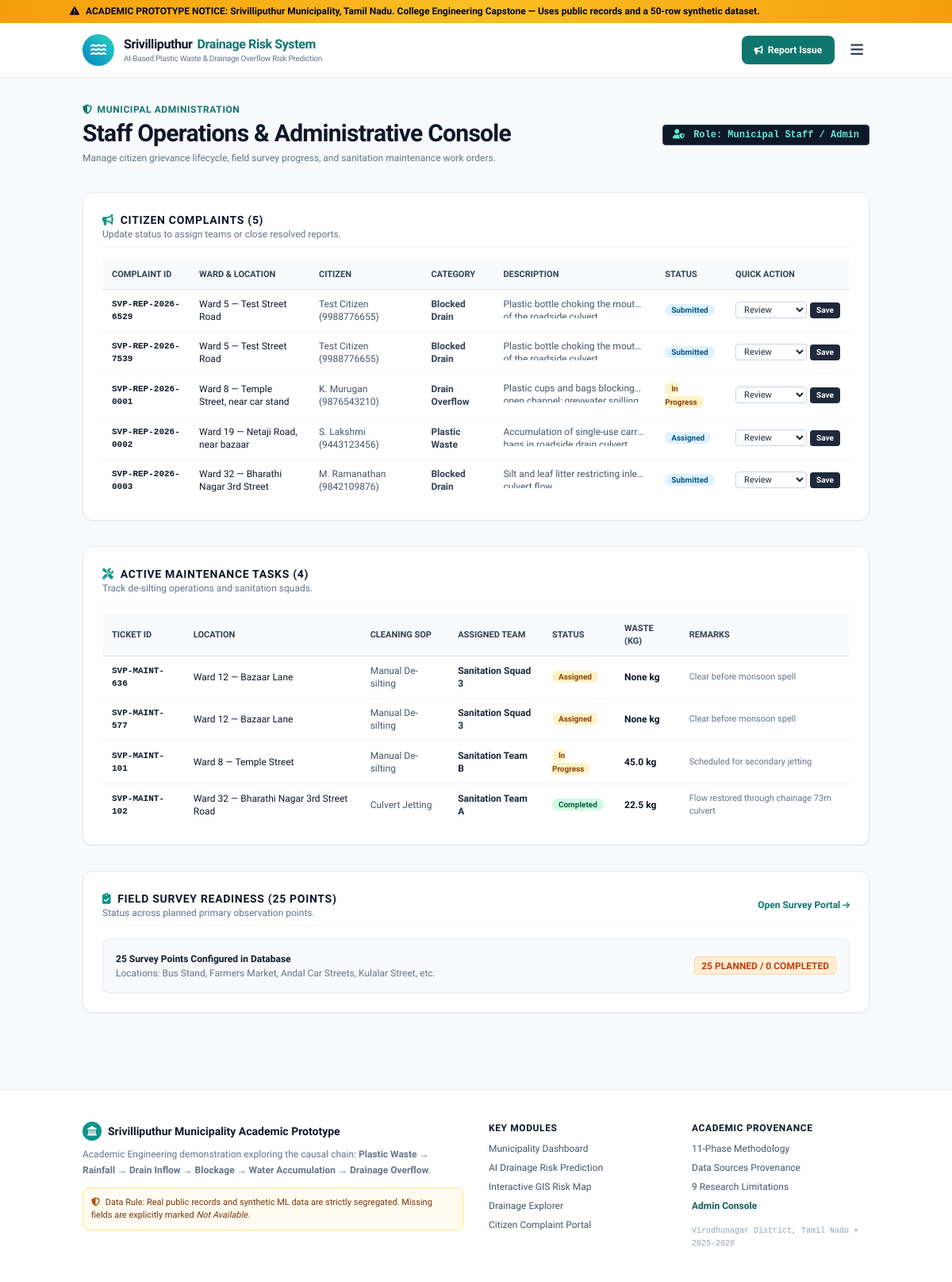
/admin, run on an earlier commit of the app's database.
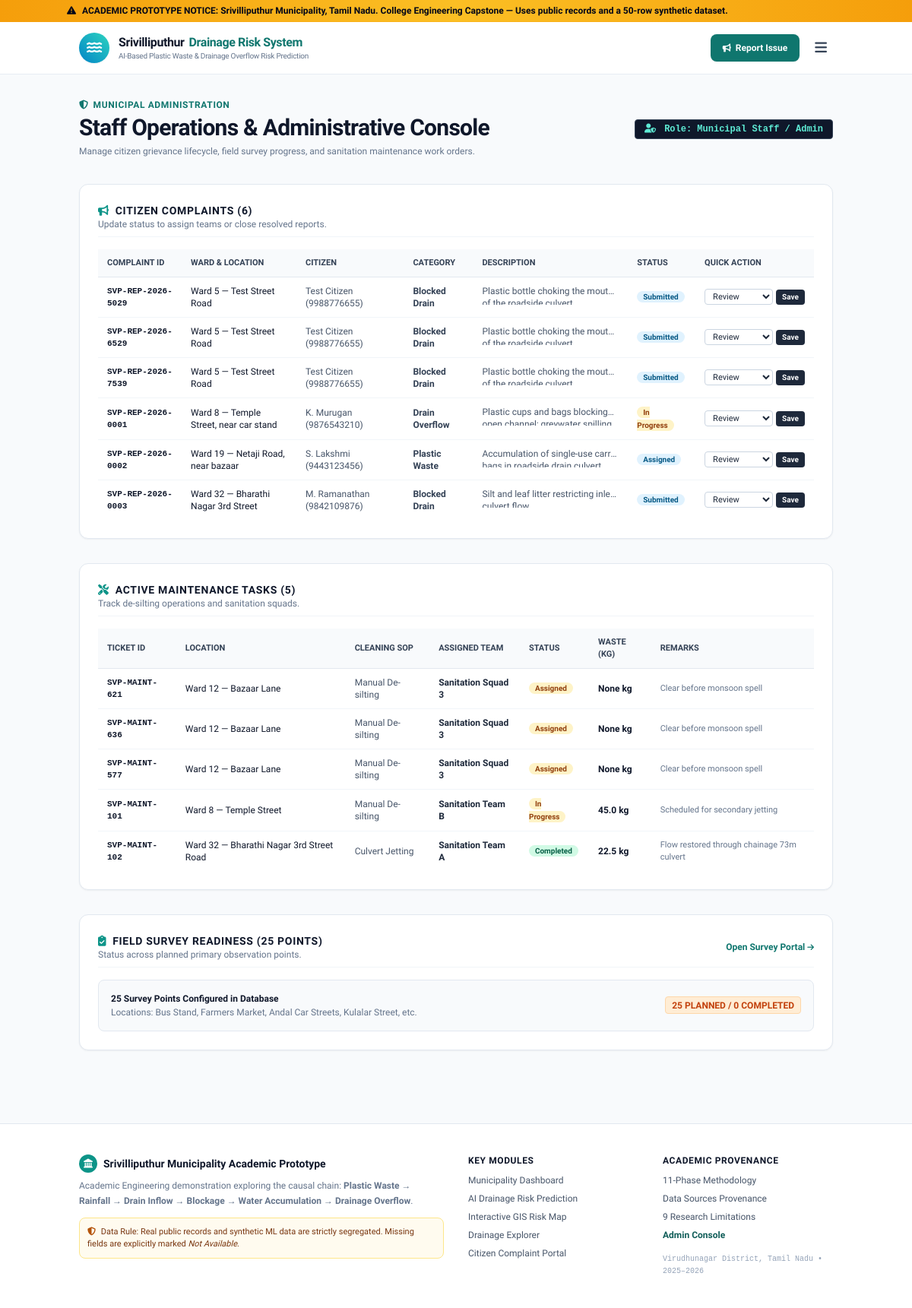
And on a later commit of the database.
### tables this page shows
CREATE TABLE citizen_reports (
        id INTEGER PRIMARY KEY AUTOINCREMENT,
        complaint_id TEXT UNIQUE NOT NULL,
        name TEXT,
        phone TEXT,
        email TEXT,
        ward_no INTEGER,
        street_location TEXT NOT NULL,
        gps_lat REAL,
        gps_lng REAL,
        issue_type TEXT NOT NULL,
        description TEXT NOT NULL,
        photo_filename TEXT,
        status TEXT NOT NULL DEFAULT 'Submitted',
        created_at TIMESTAMP DEFAULT CURRENT_TIMESTAMP,
        updated_at TIMESTAMP DEFAULT CURRENT_TIMESTAMP
    );

CREATE TABLE maintenance_records (
        id INTEGER PRIMARY KEY AUTOINCREMENT,
        ticket_id TEXT UNIQUE NOT NULL,
        drain_id TEXT,
        ward_no INTEGER,
        street TEXT NOT NULL,
        issue_description TEXT NOT NULL,
        cleaning_type TEXT,
        cleaning_date TEXT,
        waste_removed_kg REAL,
        assigned_team TEXT,
        status TEXT NOT NULL DEFAULT 'Pending',
        completion_date TEXT,
        photo_evidence TEXT,
        remarks TEXT,
        updated_at TIMESTAMP DEFAULT CURRENT_TIMESTAMP
    );

### app.py (the view)
@app.route('/admin')
def admin():
    conn = get_db()
    c = conn.cursor()
    c.execute("SELECT * FROM citizen_reports ORDER BY created_at DESC")
    reports = [dict(row) for row in c.fetchall()]
    c.execute("SELECT * FROM maintenance_records ORDER BY updated_at DESC")
    maint = [dict(row) for row in c.fetchall()]
    c.execute("SELECT * FROM field_surveys")
    surveys = [dict(row) for row in c.fetchall()]
    conn.close()
    return render_template('admin.html', reports=reports, maintenance=maint, surveys=surveys)

### app.py (called while the page is built)
def get_db():
    conn = sqlite3.connect(str(DB_PATH))
    conn.row_factory = sqlite3.Row
    return conn

@app.context_processor
def inject_global_context():
    return {
        'project_title': 'AI-Based Plastic Waste & Drainage Overflow Risk Prediction System',
        'municipality_name': 'Srivilliputhur Municipality',
        'state_name': 'Tamil Nadu',
        'prototype_disclaimer': 'Academic Demonstration Prototype — Built using public municipal records and a 50-row synthetic ML dataset. Not an official municipal deployment.',
        'current_year': '2026'
    }

### templates/admin.html (shortened to what this page needs)
{% extends "base.html" %}
{% block content %}
<div class="container mx-auto px-4 py-8">
  <div class="flex flex-col md:flex-row md:items-center justify-between gap-4 mb-8">
    <div>
      <div class="text-xs font-bold text-teal-700 uppercase tracking-wider mb-1 flex items-center gap-1.5">
        <i class="fa-solid fa-shield-halved"></i> Municipal Administration
      </div>
      <h1 class="text-2xl md:text-3xl font-extrabold text-slate-900 tracking-tight">
        Staff Operations & Administrative Console
      </h1>
      <p class="text-xs text-slate-500 mt-1 leading-relaxed">
        Manage citizen grievance lifecycle, field survey progress, and sanitation maintenance work orders.
      </p>
    </div>
    <div class="flex items-center gap-2 self-start md:self-auto">
      <span class="px-3 py-1 bg-slate-900 text-teal-300 rounded font-mono text-xs font-bold border border-slate-700">
        <i class="fa-solid fa-user-shield mr-1"></i> Role: Municipal Staff / Admin
      </span>
    </div>
  </div>
  <div class="space-y-8">
    <div class="bg-white border border-slate-200 rounded-xl p-6 shadow-sm">
      <div class="flex items-center justify-between mb-4 pb-2 border-b border-slate-100">
        <div>
          <h2 class="text-sm font-bold text-slate-900 uppercase tracking-wider flex items-center gap-2">
            <i class="fa-solid fa-bullhorn text-teal-600"></i> Citizen Complaints ({{ reports|length }})
          </h2>
          <p class="text-xs text-slate-500">Update status to assign teams or close resolved reports.</p>
        </div>
      </div>
      <div class="overflow-x-auto">
        <table class="w-full text-xs text-left">
          <thead class="bg-slate-50 text-slate-700 font-semibold border-b border-slate-200 uppercase text-[11px]">
            <tr>
              <th class="px-3 py-2.5">Complaint ID</th>
              <th class="px-3 py-2.5">Ward & Location</th>
              <th class="px-3 py-2.5">Citizen</th>
              <th class="px-3 py-2.5">Category</th>
              <th class="px-3 py-2.5">Description</th>
              <th class="px-3 py-2.5">Status</th>
              <th class="px-3 py-2.5">Quick Action</th>
            </tr>
          </thead>
          <tbody class="divide-y divide-slate-100">
            {% for r in reports %}
            <tr class="hover:bg-slate-50 transition">
              <td class="px-3 py-2.5 font-bold text-slate-900 font-mono text-[11px]">{{ r.complaint_id }}</td>
              <td class="px-3 py-2.5 text-slate-900 font-medium">Ward {{ r.ward_no }} — {{ r.street_location }}</td>
              <td class="px-3 py-2.5 text-slate-600">{{ r.name }} ({{ r.phone }})</td>
              <td class="px-3 py-2.5 text-slate-700 font-semibold">{{ r.issue_type }}</td>
              <td class="px-3 py-2.5 text-slate-600 max-w-xs line-clamp-1">{{ r.description }}</td>
              <td class="px-3 py-2.5">
                <span class="px-2 py-0.5 rounded-full text-[10px] font-bold {% if r.status == 'Resolved' %}bg-emerald-100 text-emerald-800{% elif r.status == 'In Progress' %}bg-amber-100 text-amber-800{% else %}bg-sky-100 text-sky-800{% endif %}">
                  {{ r.status }}
                </span>
              </td>
              <td class="px-3 py-2.5">
                <form action="{{ url_for('api_maintenance') }}" method="POST" class="flex items-center gap-1">
                  <select name="status_update" class="text-[11px] bg-white border border-slate-300 rounded px-1.5 py-0.5">
                    <option value="Under Review">Review</option>
                  </select>
                  <button type="button" onclick="alert('Status updated for {{ r.complaint_id }}')" class="px-2 py-0.5 bg-slate-800 hover:bg-slate-700 text-white rounded text-[10px] font-semibold">
                    Save
                  </button>
                </form>
              </td>
            </tr>
            {% endfor %}
          </tbody>
        </table>
      </div>
    </div>
    <div class="bg-white border border-slate-200 rounded-xl p-6 shadow-sm">
      <div class="flex items-center justify-between mb-4 pb-2 border-b border-slate-100">
        <div>
          <h2 class="text-sm font-bold text-slate-900 uppercase tracking-wider flex items-center gap-2">
            <i class="fa-solid fa-screwdriver-wrench text-teal-600"></i> Active Maintenance Tasks ({{ maintenance|length }})
          </h2>
          <p class="text-xs text-slate-500">Track de-silting operations and sanitation squads.</p>
        </div>
      </div>
      <div class="overflow-x-auto">
        <table class="w-full text-xs text-left">
          <thead class="bg-slate-50 text-slate-700 font-semibold border-b border-slate-200 uppercase text-[11px]">
            <tr>
              <th class="px-3 py-2.5">Ticket ID</th>
              <th class="px-3 py-2.5">Location</th>
              <th class="px-3 py-2.5">Cleaning SOP</th>
              <th class="px-3 py-2.5">Assigned Team</th>
              <th class="px-3 py-2.5">Status</th>
              <th class="px-3 py-2.5">Waste (kg)</th>
              <th class="px-3 py-2.5">Remarks</th>
            </tr>
          </thead>
          <tbody class="divide-y divide-slate-100">
            {% for m in maintenance %}
            <tr class="hover:bg-slate-50 transition">
              <td class="px-3 py-2.5 font-bold text-slate-900 font-mono text-[11px]">{{ m.ticket_id }}</td>
              <td class="px-3 py-2.5 text-slate-900 font-medium">Ward {{ m.ward_no }} — {{ m.street }}</td>
              <td class="px-3 py-2.5 text-slate-600">{{ m.cleaning_type }}</td>
              <td class="px-3 py-2.5 font-semibold text-slate-800">{{ m.assigned_team }}</td>
              <td class="px-3 py-2.5">
                <span class="px-2 py-0.5 rounded-full text-[10px] font-bold {% if m.status == 'Completed' %}bg-emerald-100 text-emerald-800{% else %}bg-amber-100 text-amber-800{% endif %}">
                  {{ m.status }}
                </span>
              </td>
              <td class="px-3 py-2.5 font-bold text-slate-900">{{ m.waste_removed_kg }} kg</td>
              <td class="px-3 py-2.5 text-slate-500 text-[11px]">{{ m.remarks }}</td>
            </tr>
            {% endfor %}
          </tbody>
        </table>
      </div>
    </div>
    <div class="bg-white border border-slate-200 rounded-xl p-6 shadow-sm">
      <div class="flex items-center justify-between mb-4 pb-2 border-b border-slate-100">
        <div>
          <h2 class="text-sm font-bold text-slate-900 uppercase tracking-wider flex items-center gap-2">
            <i class="fa-solid fa-clipboard-check text-teal-600"></i> Field Survey Readiness (25 Points)
          </h2>
          <p class="text-xs text-slate-500">Status across planned primary observation points.</p>
        </div>
        <a href="{{ url_for('field_survey') }}" class="text-xs font-semibold text-teal-700 hover:text-teal-900">
          Open Survey Portal <i class="fa-solid fa-arrow-right text-[10px]"></i>
        </a>
      </div>
      <div class="p-4 bg-slate-50 border border-slate-200 rounded-lg flex items-center justify-between text-xs">
        <div>
          <div class="font-bold text-slate-900">25 Survey Points Configured in Database</div>
          <div class="text-slate-500 mt-0.5">Locations: Bus Stand, Farmers Market, Andal Car Streets, Kulalar Street, etc.</div>
        </div>
        <span class="badge-status-field-required font-bold">25 PLANNED / 0 COMPLETED</span>
      </div>
    </div>
  </div>
</div>
{% endblock %}

### templates/base.html (shortened to what this page needs)
<!DOCTYPE html>
<html lang="en">
<head>
  <script src="https://cdn.tailwindcss.com"></script>
  <link rel="stylesheet" href="https://cdnjs.cloudflare.com/ajax/libs/font-awesome/6.5.1/css/all.min.css">
  <link rel="stylesheet" href="{{ url_for('static', filename='css/custom.css') }}">
  <link rel="stylesheet" href="https://cdnjs.cloudflare.com/ajax/libs/leaflet/1.9.4/leaflet.min.css" />
</head>
<body class="bg-slate-50 text-slate-800 min-h-screen flex flex-col antialiased">
  <div class="bg-gradient-to-r from-amber-500 via-amber-400 to-amber-500 text-slate-950 px-4 py-1.5 text-xs font-semibold shadow-sm border-b border-amber-500/30">
    <div class="container mx-auto flex items-center gap-2">
      <i class="fa-solid fa-triangle-exclamation text-slate-950"></i>
      <span><strong>ACADEMIC PROTOTYPE NOTICE:</strong> Srivilliputhur Municipality, Tamil Nadu. College Engineering Capstone — Uses public records and a 50-row synthetic dataset.</span>
    </div>
  </div>
  <header class="bg-white/95 backdrop-blur-md text-slate-800 sticky top-0 z-50 border-b border-slate-200/80 shadow-xs">
    <div class="container mx-auto px-4 py-3">
      <div class="flex items-center justify-between gap-4">
        <a href="{{ url_for('index') }}" class="flex items-center gap-3 group flex-shrink-0">
          <div class="w-10 h-10 rounded-full bg-gradient-to-tr from-sky-600 to-teal-400 flex items-center justify-center text-white text-lg shadow-sm group-hover:scale-105 transition">
            <i class="fa-solid fa-water"></i>
          </div>
          <div>
            <div class="text-base font-extrabold text-slate-900 leading-tight tracking-tight flex items-center gap-1.5">
              <span>Srivilliputhur</span>
              <span class="text-teal-700 font-black">Drainage Risk System</span>
            </div>
            <div class="text-[10px] text-slate-500 font-medium tracking-tight">AI-Based Plastic Waste & Drainage Overflow Risk Prediction</div>
          </div>
        </a>
        <div class="flex items-center gap-3">
          <a href="{{ url_for('report') }}" class="px-4 py-2.5 rounded-lg bg-teal-700 hover:bg-teal-800 text-white font-bold text-xs shadow-sm transition flex items-center gap-1.5">
            <i class="fa-solid fa-bullhorn text-[11px]"></i>
            <span>Report Issue</span>
          </a>
          <div class="xl:hidden flex items-center">
            <button id="mobile-menu-btn" class="p-2 rounded-lg text-slate-700 hover:bg-slate-100">
              <i class="fa-solid fa-bars text-lg"></i>
            </button>
          </div>
        </div>
      </div>
    </div>
  </header>
  <main class="flex-grow">
    {% block content %}{% endblock %}
  </main>
  <footer class="bg-white text-slate-600 text-xs py-10 border-t border-slate-200 mt-16">
    <div class="container mx-auto px-4 grid grid-cols-1 md:grid-cols-4 gap-8">
      <div class="md:col-span-2">
        <div class="flex items-center gap-2 text-slate-900 font-bold text-sm mb-2">
          <div class="w-6 h-6 rounded-full bg-teal-600 text-white flex items-center justify-center text-xs">
            <i class="fa-solid fa-landmark"></i>
          </div>
          <span>Srivilliputhur Municipality Academic Prototype</span>
        </div>
        <p class="leading-relaxed max-w-lg mb-3 text-slate-500 text-xs">
          Academic Engineering demonstration exploring the causal chain: <strong>Plastic Waste &rarr; Rainfall &rarr; Drain Inflow &rarr; Blockage &rarr; Water Accumulation &rarr; Drainage Overflow</strong>.
        </p>
        <div class="text-[11px] text-amber-900 bg-amber-50/80 p-2.5 rounded-lg border border-amber-200 max-w-lg">
          <i class="fa-solid fa-shield-halved text-amber-700 mr-1"></i> Data Rule: Real public records and synthetic ML data are strictly segregated. Missing fields are explicitly marked <em>Not Available</em>.
        </div>
      </div>
      <div>
        <h4 class="text-slate-900 font-bold text-xs uppercase tracking-wider mb-2.5">Key Modules</h4>
        <ul class="space-y-2 text-xs">
          <li><a href="{{ url_for('dashboard') }}" class="hover:text-teal-700 transition">Municipality Dashboard</a></li>
          <li><a href="{{ url_for('prediction') }}" class="hover:text-teal-700 transition">AI Drainage Risk Prediction</a></li>
          <li><a href="{{ url_for('risk_map') }}" class="hover:text-teal-700 transition">Interactive GIS Risk Map</a></li>
          <li><a href="{{ url_for('drains') }}" class="hover:text-teal-700 transition">Drainage Explorer</a></li>
          <li><a href="{{ url_for('report') }}" class="hover:text-teal-700 transition">Citizen Complaint Portal</a></li>
        </ul>
      </div>
      <div>
        <h4 class="text-slate-900 font-bold text-xs uppercase tracking-wider mb-2.5">Academic Provenance</h4>
        <ul class="space-y-2 text-xs">
          <li><a href="{{ url_for('methodology') }}" class="hover:text-teal-700 transition">11-Phase Methodology</a></li>
          <li><a href="{{ url_for('sources') }}" class="hover:text-teal-700 transition">Data Sources Provenance</a></li>
          <li><a href="{{ url_for('limitations') }}" class="hover:text-teal-700 transition">9 Research Limitations</a></li>
          <li><a href="{{ url_for('admin') }}" class="hover:text-teal-700 transition font-semibold text-teal-800">Admin Console</a></li>
        </ul>
        <div class="mt-4 text-[10px] text-slate-400 font-mono">
          Virudhunagar District, Tamil Nadu &bull; 2025–2026
        </div>
      </div>
    </div>
  </footer>
</body>
</html>

### static/css/custom.css (style rules this page uses)
body { font-family: 'Plus Jakarta Sans', 'Inter', sans-serif; background-color: #f8fafc; color: #1e293b; }
code, pre, .font-mono { font-family: 'JetBrains Mono', monospace; }
.badge-status-field-required { background-color: #ffedd5; color: #c2410c; border: 1px solid #fed7aa; font-weight: 600; font-size: 0.75rem; padding: 0.15rem 0.5rem; border-radius: 0.25rem; }

What changed in the data, as far as the page shows it:
added citizen_reports: complaint_id "SVP-REP-2026-5029", ward_no "5", street_location "Test Street Road", name "Test Citizen", phone "9988776655", issue_type "Blocked Drain", description "Plastic bottle choking the…", status "Submitted"
added maintenance_records: ticket_id "SVP-MAINT-621", ward_no "12", street "Bazaar Lane", cleaning_type "Manual De-silting", assigned_team "Sanitation Squad 3", status "Assigned", waste_removed_kg "None", remarks "Clear before monsoon spell"
Also different on the page:
{{ reports|length }}: "5" → "6"
{{ maintenance|length }}: "4" → "5"
